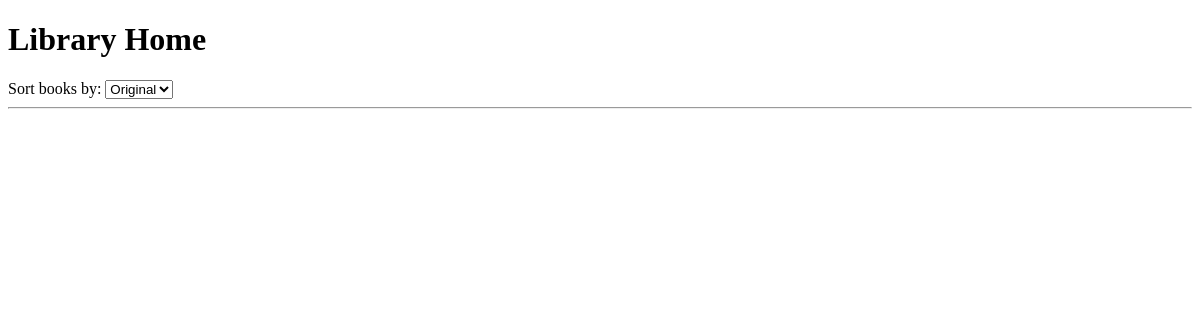
Before: / with the older database file.
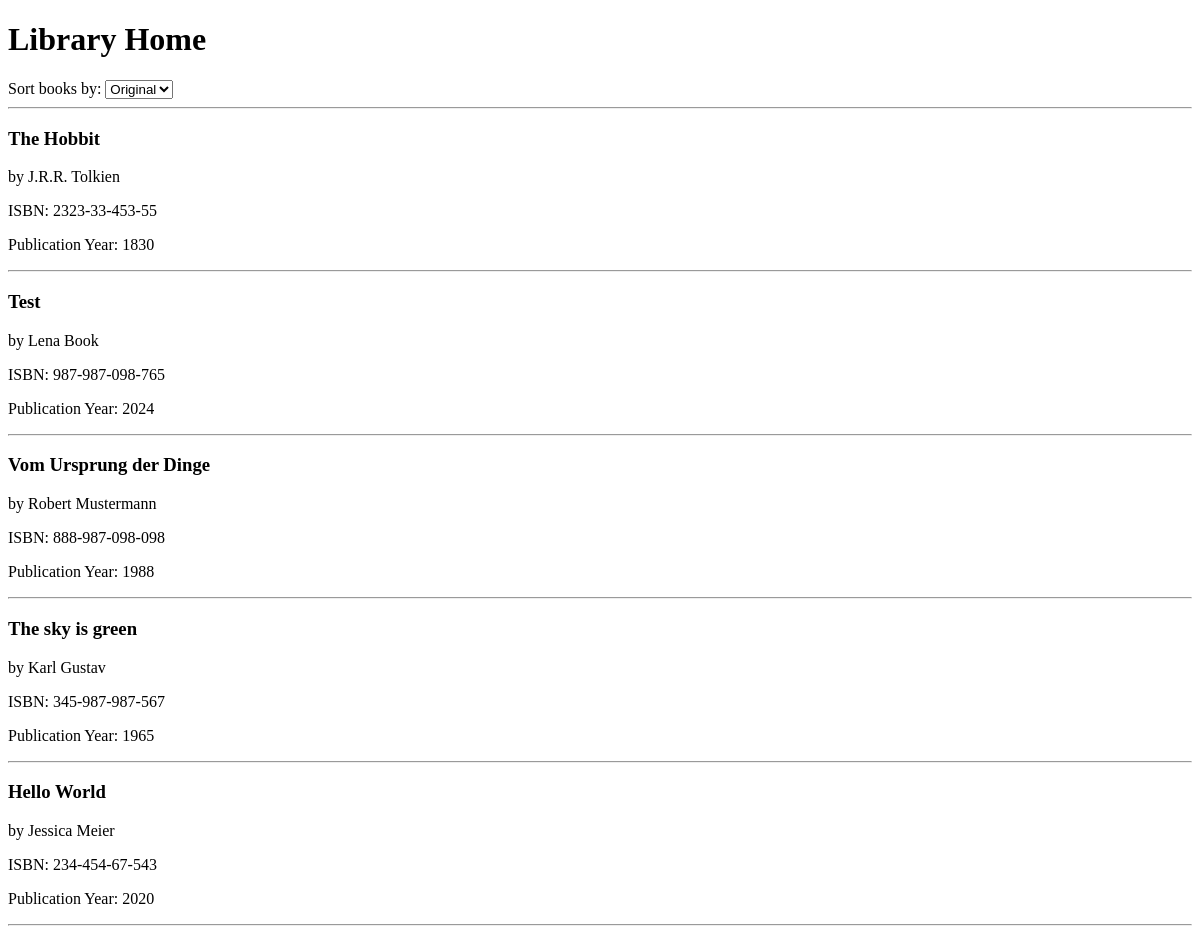
After: the same page with the newer database file.
### data_models.py (models this page shows, shortened)
class Book(db.Model):
    __tablename__ = 'books'
    book_id = db.Column(
        db.Integer,
        primary_key=True,
        autoincrement=True
    )
    isbn = db.Column(db.String(20), unique=True, nullable=False)
    title = db.Column(db.String(200), nullable=False)
    publication_year = db.Column(db.Integer, nullable=True)
    author_id = db.Column(
        db.Integer,
        db.ForeignKey('authors.author_id'),
        nullable=False
    )

class Author(db.Model):
    __tablename__ = 'authors'
    author_id = db.Column(
        db.Integer,
        primary_key=True,
        autoincrement=True,
        nullable=False
    )
    name = db.Column(db.String(100), nullable=False)
    birth_date = db.Column(db.Date, nullable=True)
    date_of_death = db.Column(db.Date, nullable=True)
    books = db.relationship('Book', backref='author', lazy=True)

### app.py (the view)
@app.route("/")
def home():
    sort = request.args.get("sort")  # Sortierparameter aus URL holen
    if sort == "title":
        books = Book.query.order_by(Book.title).all()
    elif sort == "author":
        books = Book.query.join(Author).order_by(Author.name).all()
    else:
        books = Book.query.all()
    return render_template("home.html", books=books)

### templates/home.html (shortened to what this page needs)
<!DOCTYPE html>
<html lang="en">
  <head>
  </head>
  <body>
    <h1>Library Home</h1>
    <form method="get" action="{{ url_for('home') }}">
      <label for="sort">Sort books by:</label>
      <select name="sort" id="sort" onchange="this.form.submit()">
        <option value="" {% if not request.args.get('sort') %}selected{% endif %}>Original</option>
      </select>
    </form>
    <hr>
    {% for book in books %}
      <div>
        <h3>{{ book.title }}</h3>
        <p>by {{ book.author.name if book.author else "Unknown" }}</p>
        <p>ISBN: {{ book.isbn }}</p>
        <p>Publication Year: {{ book.publication_year }}</p>
      </div>
      <hr>
    {% endfor %}
  </body>
</html>

Changed rows visible on the page:
added Book: title "The Hobbit", author "J.R.R. Tolkien", isbn "2323-33-453-55", publication_year "1830"
added Book: title "Test", author "Lena Book", isbn "987-987-098-765", publication_year "2024"
added Book: title "Vom Ursprung der Dinge", author "Robert Mustermann", isbn "888-987-098-098", publication_year "1988"
added Book: title "The sky is green", author "Karl Gustav", isbn "345-987-987-567", publication_year "1965"
added Book: title "Hello World", author "Jessica Meier", isbn "234-454-67-543", publication_year "2020"
